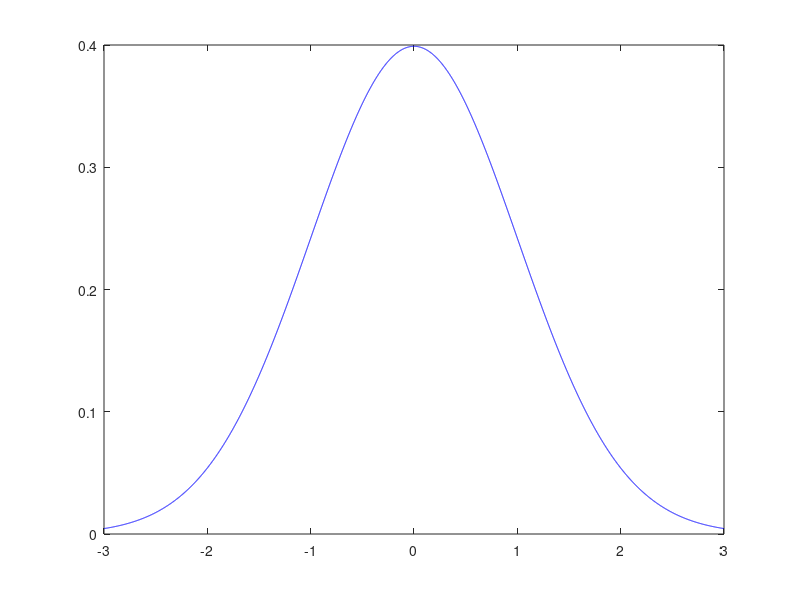

The MATLAB source for this figure: (Note: this script raises an error after producing the figure.)
%% Example 8.3 of Bertsekas

% Inferring the mean using measurements.

% We observe a collection X = (X1, ... Xn) of random variables, with an
% unknown common mean whose value we wish to infer. We assume that given the
% value of the common mean, the Xi are normal and independent, with known variances.
% In a Bayesian approach to this problem, we model the common
% mean as a random variable THETA, with a given prior. For concreteness, we assume a
% normal prior, with known mean x0 and known variance sigma0^2.


%%
close all;
clear;

% normal prior
mu0 = 0;
sigma0 = 1;
theta_prior_dist = makedist('Normal', 'mu', mu0, 'sigma', sigma0);
theta_posterior_dist = makedist('Normal', 'mu', mu0, 'sigma', sigma0);

% Select a value for mu. remember that mu is constant but unknown.
mu_true = 4;

% make a normal dist for X;
% signal is constant and a known value
sigma = 2;
X_dist = makedist('Normal', 'mu', mu_true, 'sigma', sigma);

x_range = -3*sigma0:1e-3:3*sigma0 + mu0;
y = pdf(theta_prior_dist, x_range);
p_plot = plot(x_range, y, 'b-');
hold on;
xline(mu_true, 'k--');
grid on;

tobj = title(['Converging To The Truth', newline, 'Measurements Counts = 0']);


% hAxes2 = axes(gcf);
% hold on;
% L1 = plot(nan, nan, 'b-');
% L2 = plot(nan, nan, 'r--');
% lgd = legend(hAxes2, [L1, L2], {'Posterior PDF', ['True Value of p = ', num2str(p)]}, ...
%     'Location', 'northeast', 'Box', 'on', 'AutoUpdate', 'off');
% 
% set(hAxes2, 'Visible', 'off');
% set(gcf,'defaultLegendAutoUpdate','off');


% Number of tosses
N = 1500;
x_vec = zeros(N, 1);
x_max = 0;

x_lim_min = 3.5;
x_lim_max = 4.5;

xlim([x_lim_min, x_lim_max]);
m = mu0;
for i=1:N

    % Make a measurement
    x = random(X_dist);

    m = (i+1-1)/(i+1) * (m + 1/(i+1-1) * x);
    v = (1/(i+1)) * sigma;

    theta_posterior_dist.mu = m;
    theta_posterior_dist.sigma = v;

    x_range = (-5*v:1e-4:5*v) + m;
    y = pdf(theta_posterior_dist, x_range);
    set(p_plot, 'XData', x_range, 'YData', y);


    tobj.String = ['Converging To The Truth', newline, 'Dates Counts = ', num2str(i)];

    pause(.01);
end




